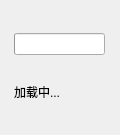
<?xml version="1.0" encoding="UTF-8"?>
<!-- Copyright 2024, MCSL Team, mailto:services@mcsl.com.cn

     Part of "MCSL2", a simple and multifunctional Minecraft server launcher.

     Licensed under the GNU General Public License, Version 3.0, with our
     additional agreements. (the "License");
     you may not use this file except in compliance with the License.
     You may obtain a copy of the License at

        https://github.com/MCSLTeam/MCSL2/raw/master/LICENSE -->


<ui version="4.0">
 <class>LoadingTip</class>
 <widget class="QWidget" name="LoadingTip">
  <property name="geometry">
   <rect>
    <x>0</x>
    <y>0</y>
    <width>120</width>
    <height>135</height>
   </rect>
  </property>
  <property name="sizePolicy">
   <sizepolicy hsizetype="Fixed" vsizetype="Fixed">
    <horstretch>0</horstretch>
    <verstretch>0</verstretch>
   </sizepolicy>
  </property>
  <property name="minimumSize">
   <size>
    <width>120</width>
    <height>135</height>
   </size>
  </property>
  <property name="maximumSize">
   <size>
    <width>120</width>
    <height>135</height>
   </size>
  </property>
  <property name="windowTitle">
   <string/>
  </property>
  <layout class="QGridLayout" name="gridLayout">
   <item row="0" column="1">
    <widget class="IndeterminateProgressRing" name="IndeterminateProgressRing">
     <property name="alignment">
      <set>Qt::AlignCenter</set>
     </property>
    </widget>
   </item>
   <item row="1" column="1">
    <widget class="SubtitleLabel" name="loadingText">
     <property name="sizePolicy">
      <sizepolicy hsizetype="Fixed" vsizetype="Fixed">
       <horstretch>0</horstretch>
       <verstretch>0</verstretch>
      </sizepolicy>
     </property>
     <property name="text">
      <string>加载中...</string>
     </property>
     <property name="alignment">
      <set>Qt::AlignCenter</set>
     </property>
    </widget>
   </item>
   <item row="0" column="0" rowspan="2">
    <spacer name="horizontalSpacer">
     <property name="orientation">
      <enum>Qt::Horizontal</enum>
     </property>
     <property name="sizeHint" stdset="0">
      <size>
       <width>40</width>
       <height>20</height>
      </size>
     </property>
    </spacer>
   </item>
   <item row="0" column="2" rowspan="2">
    <spacer name="horizontalSpacer_2">
     <property name="orientation">
      <enum>Qt::Horizontal</enum>
     </property>
     <property name="sizeHint" stdset="0">
      <size>
       <width>40</width>
       <height>20</height>
      </size>
     </property>
    </spacer>
   </item>
  </layout>
 </widget>
 <customwidgets>
  <customwidget>
   <class>SubtitleLabel</class>
   <extends>QLabel</extends>
   <header>qfluentwidgets</header>
  </customwidget>
  <customwidget>
   <class>IndeterminateProgressRing</class>
   <extends>QProgressBar</extends>
   <header>qfluentwidgets</header>
  </customwidget>
 </customwidgets>
 <resources/>
 <connections/>
</ui>
